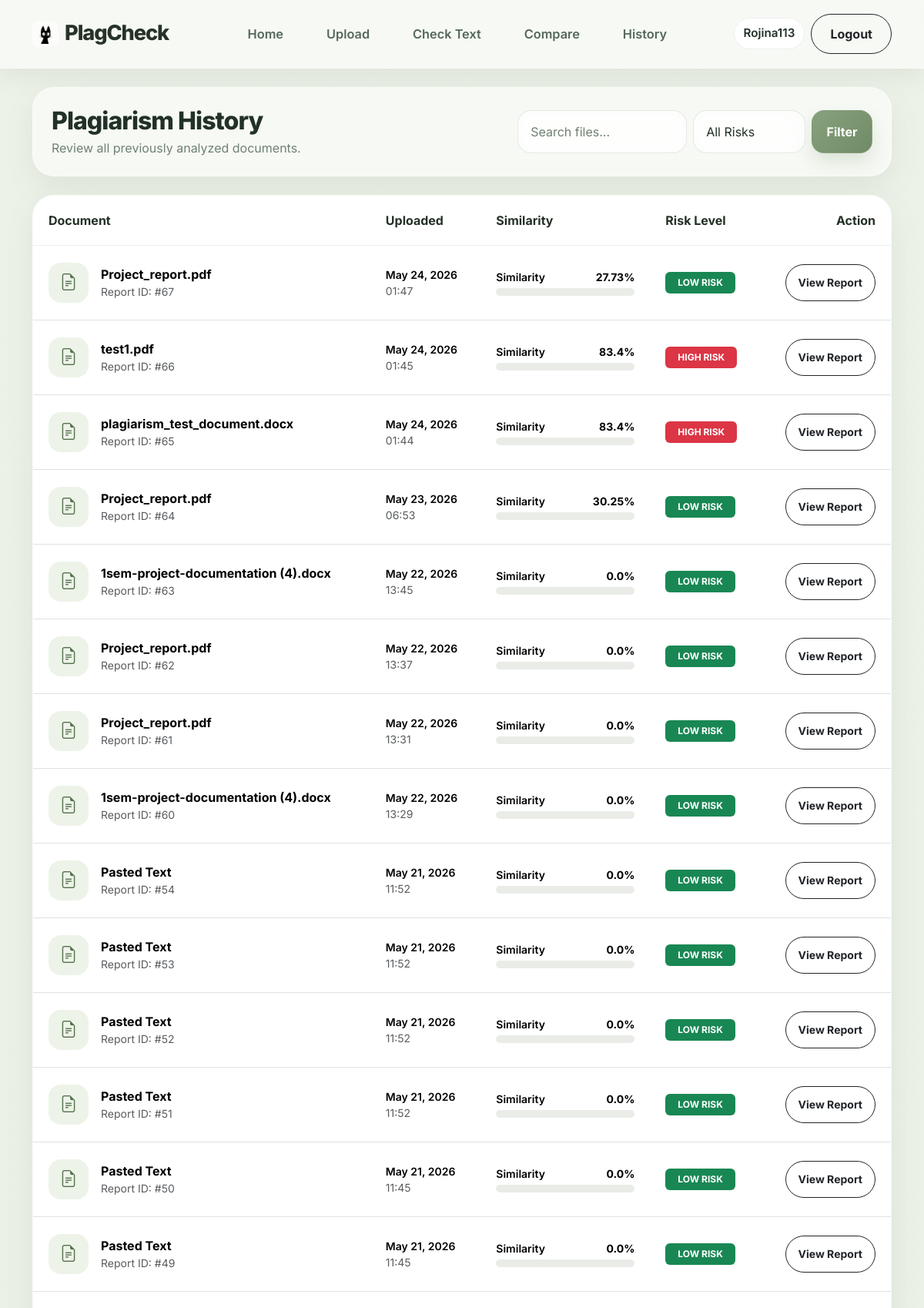
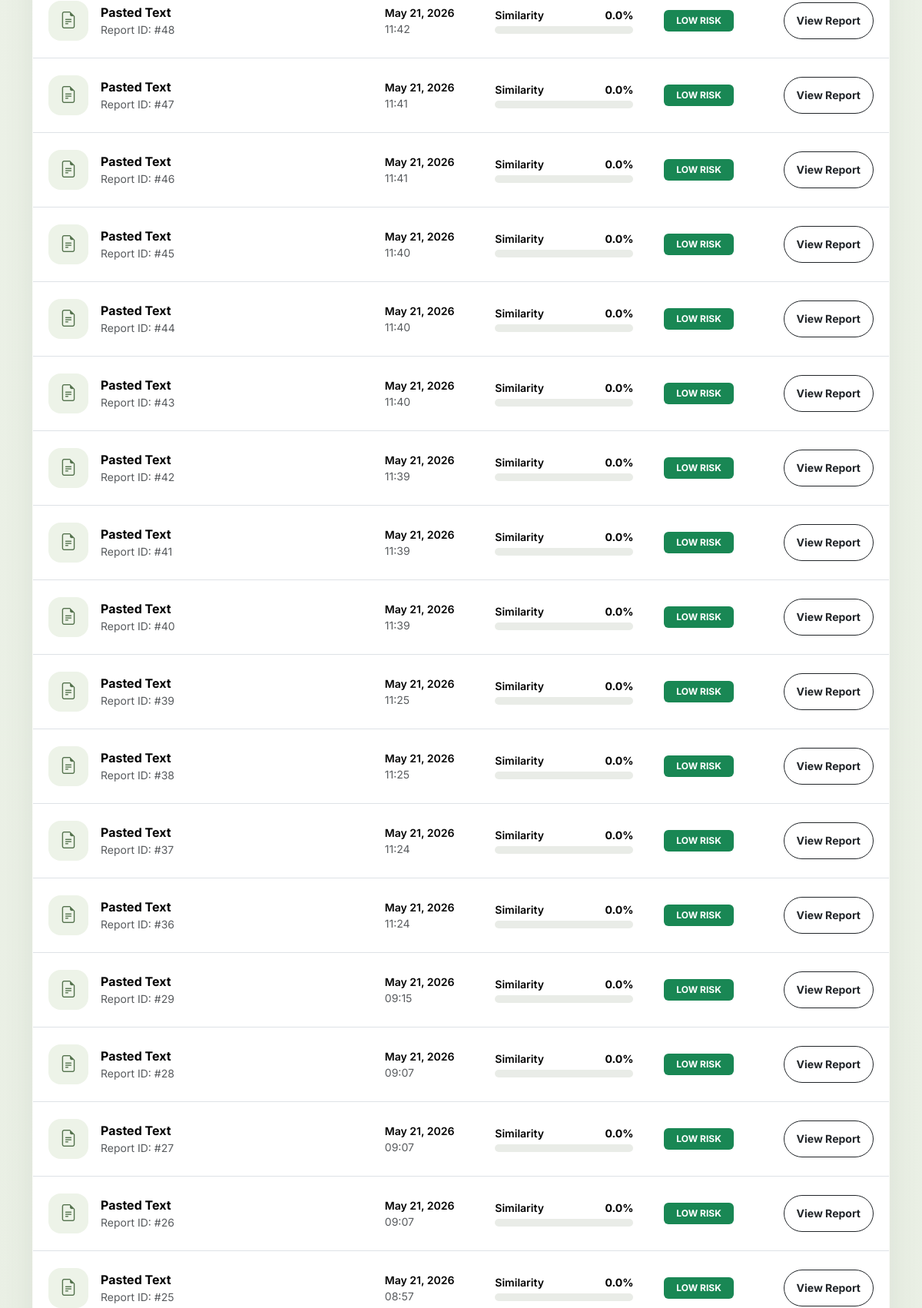
The app's page /history/ (signed in, upper part) with its own data (2 pictures, top to bottom).
### plagiarismchecker/models.py (models this page shows, shortened)
class StoredDocument(models.Model):
    RISK_CHOICES = [
        ('low', 'Low'),
        ('medium', 'Medium'),
        ('high', 'High'),
    ]
    plagiarism_score = models.FloatField(default=0)
    user = models.ForeignKey(
        User,
        on_delete=models.CASCADE
    )
    filename = models.CharField(
        max_length=255
    )
    content = models.TextField()
    overall_similarity_score = models.FloatField(
        default=0
    )
    risk_level = models.CharField(
        max_length=10,
        choices=RISK_CHOICES,
        default='low'
    )
    created_at = models.DateTimeField(
        auto_now_add=True
    )

### plagiarismchecker/views.py (the view)
# urls.py: path('history/', views.history, name='history'),
@login_required
def history(request):
    reports = StoredDocument.objects.filter(
        user=request.user
    ).order_by('-id')
    q = request.GET.get('q', '')
    risk = request.GET.get('risk', '')
    if q:
        reports = reports.filter(
            filename__icontains=q
        )
    if risk:
        reports = reports.filter(
            risk_level=risk
        )
    return render(request, 'pc/history.html', {
        'reports': reports,
        'q': q,
        'risk': risk
    })

### plagiarismchecker/templates/pc/history.html (shortened to what this page needs)
{% extends "base.html" %}
{% block content %}
<div class="container py-4">
    <div class="glass-card p-4 mb-4">
        <div class="d-flex justify-content-between align-items-center flex-wrap gap-3">
            <div>
                <h1 class="section-title mb-1">
                    Plagiarism History
                </h1>
                <p class="section-subtitle mb-0">
                    Review all previously analyzed documents.
                </p>
            </div>
            <div class="d-flex gap-2">
                <form method="get" class="d-flex gap-2">
                    <input
                        type="text"
                        name="q"
                        value="{{ q }}"
                        placeholder="Search files..."
                        class="form-control search-input"
                    >
                    <select
                        name="risk"
                        class="form-select"
                    >
                        <option value="">
                            All Risks
                        </option>
                    </select>
                    <button
                        class="btn btn-primary"
                    >
                        Filter
                    </button>
                </form>
            </div>
        </div>
    </div>
    <div class="glass-card p-0 overflow-hidden">
        <div class="table-responsive">
            <table class="table align-middle mb-0 custom-history-table">
                <thead>
                    <tr>
                        <th>
                            Document
                        </th>
                        <th>
                            Uploaded
                        </th>
                        <th>
                            Similarity
                        </th>
                        <th>
                            Risk Level
                        </th>
                        <th class="text-end">
                            Action
                        </th>
                    </tr>
                </thead>
                <tbody>
                    {% for report in reports %}
                    <tr>
                        <td>
                            <div class="d-flex align-items-center gap-3">
                                <div class="file-icon">
                                    <i class="bi bi-file-earmark-text"></i>
                                </div>
                                <div>
                                    <div class="fw-bold file-name">
                                        {{ report.filename }}
                                    </div>
                                    <div class="small text-muted">
                                        Report ID:
                                        #{{ report.id }}
                                    </div>
                                </div>
                            </div>
                        </td>
                        <td>
                            <div class="small fw-semibold">
                                {{ report.created_at|date:"M d, Y" }}
                            </div>
                            <div class="small text-muted">
                                {{ report.created_at|time:"H:i" }}
                            </div>
                        </td>
                        <td style="width: 220px;">
                            <div class="d-flex justify-content-between mb-1">
                                <span class="small fw-semibold">
                                    Similarity
                                </span>
                                <span class="small fw-bold">
                                    {{ report.overall_similarity_score }}%
                                </span>
                            </div>
                            <div class="progress modern-progress">
                            </div>
                        </td>
                        <td>
                            {% if report.risk_level == 'high' %}
                            <span class="badge bg-danger px-3 py-2">
                                HIGH RISK
                            </span>
                            {% elif report.risk_level == 'medium' %}
                            <span class="badge bg-warning text-dark px-3 py-2">
                                MEDIUM
                            </span>
                            {% else %}
                            <span class="badge bg-success px-3 py-2">
                                LOW RISK
                            </span>
                            {% endif %}
                        </td>
                        <td class="text-end">
                            <a
                                href="{% url 'report_detail' report.id %}"
                                class="btn btn-sm btn-outline-dark rounded-pill px-3"
                            >
                                View Report
                            </a>
                        </td>
                    </tr>
                    {% endfor %}
                </tbody>
            </table>
        </div>
    </div>
</div>
{% endblock %}

### plagiarismchecker/templates/base.html (shortened to what this page needs)
{% load static %}
<!DOCTYPE html>
<html lang="en">
<head>
    {% load static %}
    <link rel="stylesheet" href="https://cdn.jsdelivr.net/npm/bootstrap@5.3.3/dist/css/bootstrap.min.css">
    <link rel="stylesheet" href="https://cdn.jsdelivr.net/npm/bootstrap-icons@1.11.3/font/bootstrap-icons.css">
    <link rel="stylesheet" href="{% static 'pc/app.css' %}">
</head>
<body class="app-body">
    <nav class="navbar navbar-expand-lg glass-nav sticky-top">
        <div class="container d-flex align-items-center justify-content-between">
            <a class="navbar-brand d-flex align-items-center gap-2" href="{% url 'landing' %}">
                <img src="{% static 'pc/logo.png' %}" alt="logo" class="logo-img">
                <span class="brand-text">PlagCheck</span>
            </a>
            <div class="d-none d-lg-flex gap-4 align-items-center">
                <a class="nav-link nav-glow" href="{% url 'landing' %}">Home</a>
                <a class="nav-link nav-glow" href="{% url 'filetest' %}">Upload</a>
                <a class="nav-link nav-glow" href="{% url 'test' %}">Check Text</a>
                <a class="nav-link nav-glow" href="{% url 'fileCompare' %}">Compare</a>
                <a class="nav-link" href="{% url 'history' %}">History</a>
            </div>
            <div class="d-flex align-items-center gap-2">
                {% if user.is_authenticated %}
                    <span class="user-pill">{{ user.username }}</span>
                    <a href="{% url 'logout' %}" class="btn btn-outline-dark rounded-pill px-4">Logout</a>
                {% else %}
                    <a href="{% url 'login' %}" class="btn btn-outline-dark rounded-pill px-4">Login</a>
                    <a href="{% url 'register' %}" class="btn btn-dark rounded-pill px-4">Register</a>
                {% endif %}
            </div>
        </div>
    </nav>
    <main>
        {% block content %}{% endblock %}
    </main>
</body>
</html>

### plagiarismchecker/static/pc/app.css (style rules this page uses)
:root { --bg-main: #f2f6ef; --bg-alt: #e7efe0; --panel: rgba(255, 255, 255, 0.56); --panel-strong: rgba(255, 255, 255, 0.72); --line: rgba(79, 104, 83, 0.08); --text-main: #223127; --text-soft: #55685a; --text-muted: #6f8172; --accent: #88a17d; --accent-2: #6f8b65; --accent-3: #a8b99f; --shadow-soft: 0 14px 38px rgba(88, 110, 88, 0.10); --shadow-strong: 0 24px 60px rgba(88, 110, 88, 0.14); --radius-lg: 28px; --radius-md: 20px; }
* { box-sizing: border-box; }
html, body { margin: 0; padding: 0; overflow-x: hidden; }
body.app-body { min-height: 100vh; color: var(--text-main); font-family: 'Inter', ui-sans-serif, system-ui, -apple-system, BlinkMacSystemFont, 'Segoe UI', sans-serif; background: radial-gradient(circle at 15% 18%, rgba(168, 185, 159, 0.25), transparent 20%), radial-gradient(circle at 82% 14%, rgba(136, 161, 125, 0.18), transparent 18%), linear-gradient(180deg, var(--bg-main) 0%, var(--bg-alt) 100%); }
a { text-decoration: none; }
.main-content, .navbar, .container { position: relative; z-index: 1; }
.glass-nav { background: rgba(255, 255, 255, 0.52) !important; backdrop-filter: blur(20px); -webkit-backdrop-filter: blur(20px); border-bottom: 1px solid rgba(255,255,255,0.40); box-shadow: 0 10px 30px rgba(88, 110, 88, 0.10); padding: 1rem 0; }
.brand-icon, .brand-text { color: var(--text-main); }
.brand-text { font-size: 1.8rem; font-weight: 800; letter-spacing: -0.03em; }
.navbar .nav-link { color: var(--text-soft) !important; font-weight: 600; font-size: 1.02rem; padding: .7rem 1rem !important; border-radius: 14px; transition: all .25s ease; }
.user-pill { display: inline-flex; align-items: center; padding: .8rem 1rem; border-radius: 16px; color: var(--text-main); background: rgba(255,255,255,0.45); border: 1px solid rgba(34,49,39,0.08); font-weight: 600; font-size: .95rem; backdrop-filter: blur(14px); }
.btn { border-radius: 16px; padding: .8rem 1.15rem; font-weight: 700; transition: transform .22s ease, box-shadow .22s ease, background .22s ease; }
.btn-primary { background: linear-gradient(135deg, var(--accent), var(--accent-2)) !important; border: 1px solid rgba(255,255,255,0.08) !important; box-shadow: 0 12px 24px rgba(111, 139, 101, 0.20); }
.glass-card, .metric-card, .feature-card, .auth-shell .glass-card { background: var(--panel); border: 1px solid rgba(255,255,255,0.40); border-radius: var(--radius-lg); backdrop-filter: blur(16px); -webkit-backdrop-filter: blur(16px); box-shadow: var(--shadow-soft); color: var(--text-main); }
.section-title { font-size: 2rem; font-weight: 800; letter-spacing: -0.03em; }
.section-subtitle, .text-muted-2, small, .form-help { color: var(--text-muted) !important; }
.table-responsive { overflow-x: auto; }
.form-control, .form-select, textarea, input[type="file"] { background: rgba(255,255,255,0.55) !important; border: 1px solid rgba(34,49,39,0.10) !important; color: var(--text-main) !important; border-radius: 18px !important; backdrop-filter: blur(12px); padding: .95rem 1rem; }
.form-control::placeholder, textarea::placeholder { color: var(--text-muted) !important; }
.progress { background: rgba(255,255,255,0.40); border-radius: 999px; overflow: hidden; height: 10px; }
.logo-img { width: 38px; height: 38px; object-fit: contain; border-radius: 10px; background: rgba(255,255,255,0.6); padding: 4px; }
.logo-img { transition: transform 0.3s ease; }
.logo-img { width: 34px; height: 34px; object-fit: cover; border-radius: 8px; }
.user-pill { padding: 6px 12px; border-radius: 20px; background: rgba(255,255,255,0.3); }
.custom-history-table thead { background: #f4f6f1; }
.custom-history-table th { font-weight: 700; padding: 20px; border: none; color: #243126; }
.custom-history-table td { padding: 22px 20px; vertical-align: middle; border-top: 1px solid #edf0ea; }
.file-icon { width: 52px; height: 52px; border-radius: 16px; background: #edf3e8; display: flex; align-items: center; justify-content: center; font-size: 22px; color: #54724d; }
.file-name { font-size: 16px; }
.modern-progress { height: 10px; border-radius: 30px; background: #e9ece7; overflow: hidden; }
.search-input { min-width: 220px; }

### records on screen
StoredDocument: filename "Project_report.pdf", id "67", created_at "May 24, 2026", created_at "01:47", overall_similarity_score "27.73", risk_level "LOW RISK"
StoredDocument: filename "test1.pdf", id "66", created_at "May 24, 2026", created_at "01:45", overall_similarity_score "83.4", risk_level "HIGH RISK"
StoredDocument: filename "plagiarism_test_document.docx", id "65", created_at "May 24, 2026", created_at "01:44", overall_similarity_score "83.4", risk_level "HIGH RISK"
StoredDocument: filename "Project_report.pdf", id "64", created_at "May 23, 2026", created_at "06:53", overall_similarity_score "30.25", risk_level "LOW RISK"
StoredDocument: filename "1sem-project-documentation (4).docx", id "63", created_at "May 22, 2026", created_at "13:45", overall_similarity_score "0.0", risk_level "LOW RISK"
StoredDocument: filename "Project_report.pdf", id "62", created_at "May 22, 2026", created_at "13:37", overall_similarity_score "0.0", risk_level "LOW RISK"
StoredDocument: filename "Project_report.pdf", id "61", created_at "May 22, 2026", created_at "13:31", overall_similarity_score "0.0", risk_level "LOW RISK"
StoredDocument: filename "1sem-project-documentation (4).docx", id "60", created_at "May 22, 2026", created_at "13:29", overall_similarity_score "0.0", risk_level "LOW RISK"
StoredDocument: filename "Pasted Text", id "54", created_at "May 21, 2026", created_at "11:52", overall_similarity_score "0.0", risk_level "LOW RISK"
StoredDocument: filename "Pasted Text", id "53", created_at "May 21, 2026", created_at "11:52", overall_similarity_score "0.0", risk_level "LOW RISK"
StoredDocument: filename "Pasted Text", id "52", created_at "May 21, 2026", created_at "11:52", overall_similarity_score "0.0", risk_level "LOW RISK"
StoredDocument: filename "Pasted Text", id "51", created_at "May 21, 2026", created_at "11:52", overall_similarity_score "0.0", risk_level "LOW RISK"
StoredDocument: filename "Pasted Text", id "50", created_at "May 21, 2026", created_at "11:45", overall_similarity_score "0.0", risk_level "LOW RISK"
StoredDocument: filename "Pasted Text", id "49", created_at "May 21, 2026", created_at "11:45", overall_similarity_score "0.0", risk_level "LOW RISK"
StoredDocument: filename "Pasted Text", id "48", created_at "May 21, 2026", created_at "11:42", overall_similarity_score "0.0", risk_level "LOW RISK"
StoredDocument: filename "Pasted Text", id "47", created_at "May 21, 2026", created_at "11:41", overall_similarity_score "0.0", risk_level "LOW RISK"
StoredDocument: filename "Pasted Text", id "46", created_at "May 21, 2026", created_at "11:41", overall_similarity_score "0.0", risk_level "LOW RISK"
StoredDocument: filename "Pasted Text", id "45", created_at "May 21, 2026", created_at "11:40", overall_similarity_score "0.0", risk_level "LOW RISK"
StoredDocument: filename "Pasted Text", id "44", created_at "May 21, 2026", created_at "11:40", overall_similarity_score "0.0", risk_level "LOW RISK"
StoredDocument: filename "Pasted Text", id "43", created_at "May 21, 2026", created_at "11:40", overall_similarity_score "0.0", risk_level "LOW RISK"
StoredDocument: filename "Pasted Text", id "42", created_at "May 21, 2026", created_at "11:39", overall_similarity_score "0.0", risk_level "LOW RISK"
StoredDocument: filename "Pasted Text", id "41", created_at "May 21, 2026", created_at "11:39", overall_similarity_score "0.0", risk_level "LOW RISK"
StoredDocument: filename "Pasted Text", id "40", created_at "May 21, 2026", created_at "11:39", overall_similarity_score "0.0", risk_level "LOW RISK"
StoredDocument: filename "Pasted Text", id "39", created_at "May 21, 2026", created_at "11:25", overall_similarity_score "0.0", risk_level "LOW RISK"
StoredDocument: filename "Pasted Text", id "38", created_at "May 21, 2026", created_at "11:25", overall_similarity_score "0.0", risk_level "LOW RISK"
StoredDocument: filename "Pasted Text", id "37", created_at "May 21, 2026", created_at "11:24", overall_similarity_score "0.0", risk_level "LOW RISK"
StoredDocument: filename "Pasted Text", id "36", created_at "May 21, 2026", created_at "11:24", overall_similarity_score "0.0", risk_level "LOW RISK"
StoredDocument: filename "Pasted Text", id "29", created_at "May 21, 2026", created_at "09:15", overall_similarity_score "0.0", risk_level "LOW RISK"
StoredDocument: filename "Pasted Text", id "28", created_at "May 21, 2026", created_at "09:07", overall_similarity_score "0.0", risk_level "LOW RISK"
StoredDocument: filename "Pasted Text", id "27", created_at "May 21, 2026", created_at "09:07", overall_similarity_score "0.0", risk_level "LOW RISK"
StoredDocument: filename "Pasted Text", id "26", created_at "May 21, 2026", created_at "09:07", overall_similarity_score "0.0", risk_level "LOW RISK"
StoredDocument: filename "Pasted Text", id "25", created_at "May 21, 2026", created_at "08:57", overall_similarity_score "0.0", risk_level "LOW RISK"

### other values on screen
{{ user.username }} "Rojina113"
